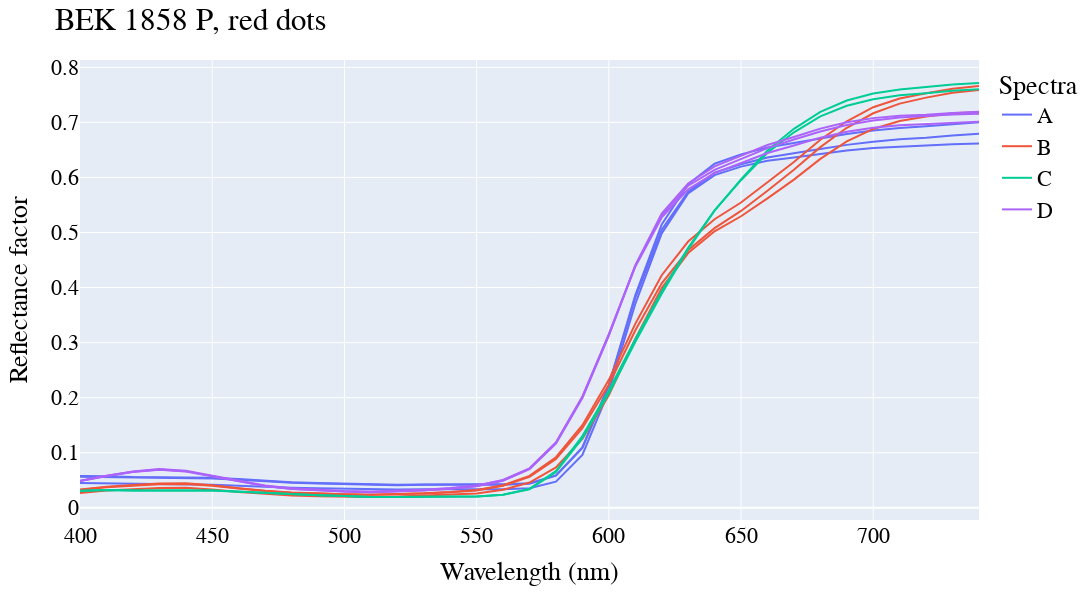

Notebook code for this chart:
### Code cell
fig = px.line(df_RS_reds.sort_values(by=['spectra','groups','wl']), x ='wl',y='sp', line_group='groups', color='spectra') # 

fig.update_layout(
    autosize=False,
    width=1200,
    height=600,
    title="BEK 1858 P, red dots",
    xaxis_title="Wavelength (nm)",
    yaxis_title="Reflectance factor",
    legend_title="Spectra",
    font=dict(
        family="Droid Serif",
        size=22,
        color="Black"
    )
)

fig.show()

### Figure 1 — Plotly figure (JSON) as saved in the notebook; plotly's stock layout.template omitted (floating-point values rounded to 4 significant figures)
{"data": [{"hovertemplate": "spectra=A<br>groups=02<br>wl=%{x}<br>sp=%{y}<extra></extra>", "legendgroup": "A", "line": {"color": "#636efa", "dash": "solid"}, "marker": {"symbol": "circle"}, "mode": "lines", "name": "A", "orientation": "v", "showlegend": true, "type": "scatter", "x": [400, 410, 420, 430, 440, 450, 460, 470, 480, 490, 500, 510, 520, 530, 540, 550, 560, 570, 580, 590, 600, 610, 620, 630, 640, 650, 660, 670, 680, 690, 700, 710, 720, 730, 740], "xaxis": "x", "y": [0.045, 0.0445, 0.043, 0.0427, 0.043, 0.0419, 0.0401, 0.0377, 0.0362, 0.0352, 0.0342, 0.0329, 0.0329, 0.0336, 0.0339, 0.0333, 0.0337, 0.0354, 0.0473, 0.0961, 0.2117, 0.3702, 0.4985, 0.5708, 0.6043, 0.6197, 0.6305, 0.6363, 0.6429, 0.6488, 0.6536, 0.6563, 0.658, 0.6604, 0.6615], "yaxis": "y"}, {"hovertemplate": "spectra=A<br>groups=15<br>wl=%{x}<br>sp=%{y}<extra></extra>", "legendgroup": "A", "line": {"color": "#636efa", "dash": "solid"}, "marker": {"symbol": "circle"}, "mode": "lines", "name": "A", "orientation": "v", "showlegend": false, "type": "scatter", "x": [400, 410, 420, 430, 440, 450, 460, 470, 480, 490, 500, 510, 520, 530, 540, 550, 560, 570, 580, 590, 600, 610, 620, 630, 640, 650, 660, 670, 680, 690, 700, 710, 720, 730, 740], "xaxis": "x", "y": [0.0562, 0.0558, 0.0544, 0.0543, 0.0546, 0.0533, 0.0509, 0.048, 0.0456, 0.0439, 0.0428, 0.041, 0.0408, 0.0416, 0.0422, 0.0416, 0.0418, 0.0437, 0.0582, 0.1085, 0.2222, 0.3814, 0.5051, 0.5739, 0.6088, 0.6241, 0.6362, 0.6434, 0.6517, 0.6592, 0.665, 0.6692, 0.672, 0.6764, 0.6794], "yaxis": "y"}, {"hovertemplate": "spectra=A<br>groups=16<br>wl=%{x}<br>sp=%{y}<extra></extra>", "legendgroup": "A", "line": {"color": "#636efa", "dash": "solid"}, "marker": {"symbol": "circle"}, "mode": "lines", "name": "A", "orientation": "v", "showlegend": false, "type": "scatter", "x": [400, 410, 420, 430, 440, 450, 460, 470, 480, 490, 500, 510, 520, 530, 540, 550, 560, 570, 580, 590, 600, 610, 620, 630, 640, 650, 660, 670, 680, 690, 700, 710, 720, 730, 740], "xaxis": "x", "y": [0.0577, 0.0574, 0.0557, 0.0555, 0.0558, 0.0544, 0.0521, 0.0491, 0.0465, 0.0449, 0.0437, 0.042, 0.0417, 0.0424, 0.043, 0.0425, 0.0425, 0.0445, 0.0587, 0.1094, 0.2232, 0.3859, 0.5148, 0.5878, 0.625, 0.6419, 0.6545, 0.6622, 0.6708, 0.6789, 0.6851, 0.6898, 0.693, 0.6972, 0.7005], "yaxis": "y"}, {"hovertemplate": "spectra=B<br>groups=03<br>wl=%{x}<br>sp=%{y}<extra></extra>", "legendgroup": "B", "line": {"color": "#EF553B", "dash": "solid"}, "marker": {"symbol": "circle"}, "mode": "lines", "name": "B", "orientation": "v", "showlegend": true, "type": "scatter", "x": [400, 410, 420, 430, 440, 450, 460, 470, 480, 490, 500, 510, 520, 530, 540, 550, 560, 570, 580, 590, 600, 610, 620, 630, 640, 650, 660, 670, 680, 690, 700, 710, 720, 730, 740], "xaxis": "x", "y": [0.0322, 0.037, 0.0401, 0.0427, 0.0431, 0.0399, 0.0348, 0.0303, 0.0272, 0.0253, 0.0243, 0.0236, 0.0244, 0.0259, 0.028, 0.0314, 0.0399, 0.056, 0.0884, 0.1444, 0.2234, 0.3219, 0.4077, 0.4677, 0.5079, 0.5392, 0.5759, 0.6139, 0.6551, 0.6902, 0.7166, 0.7341, 0.745, 0.7538, 0.7591], "yaxis": "y"}, {"hovertemplate": "spectra=B<br>groups=05<br>wl=%{x}<br>sp=%{y}<extra></extra>", "legendgroup": "B", "line": {"color": "#EF553B", "dash": "solid"}, "marker": {"symbol": "circle"}, "mode": "lines", "name": "B", "orientation": "v", "showlegend": false, "type": "scatter", "x": [400, 410, 420, 430, 440, 450, 460, 470, 480, 490, 500, 510, 520, 530, 540, 550, 560, 570, 580, 590, 600, 610, 620, 630, 640, 650, 660, 670, 680, 690, 700, 710, 720, 730, 740], "xaxis": "x", "y": [0.0269, 0.0312, 0.0338, 0.036, 0.0363, 0.0332, 0.0286, 0.0248, 0.0223, 0.0209, 0.0202, 0.0197, 0.0205, 0.0219, 0.0236, 0.026, 0.0327, 0.0457, 0.0732, 0.1252, 0.2042, 0.3065, 0.399, 0.4627, 0.5022, 0.5295, 0.5621, 0.596, 0.6337, 0.6654, 0.6881, 0.7027, 0.7107, 0.7165, 0.7188], "yaxis": "y"}, {"hovertemplate": "spectra=B<br>groups=07<br>wl=%{x}<br>sp=%{y}<extra></extra>", "legendgroup": "B", "line": {"color": "#EF553B", "dash": "solid"}, "marker": {"symbol": "circle"}, "mode": "lines", "name": "B", "orientation": "v", "showlegend": false, "type": "scatter", "x": [400, 410, 420, 430, 440, 450, 460, 470, 480, 490, 500, 510, 520, 530, 540, 550, 560, 570, 580, 590, 600, 610, 620, 630, 640, 650, 660, 670, 680, 690, 700, 710, 720, 730, 740], "xaxis": "x", "y": [0.033, 0.0379, 0.0414, 0.044, 0.0444, 0.0409, 0.0355, 0.0308, 0.0275, 0.0256, 0.0245, 0.0237, 0.0246, 0.0262, 0.0286, 0.0321, 0.0409, 0.0579, 0.0917, 0.1499, 0.2324, 0.334, 0.4224, 0.4836, 0.5241, 0.5545, 0.5912, 0.6282, 0.6686, 0.7021, 0.7276, 0.7434, 0.753, 0.7612, 0.766], "yaxis": "y"}, {"hovertemplate": "spectra=C<br>groups=09<br>wl=%{x}<br>sp=%{y}<extra></extra>", "legendgroup": "C", "line": {"color": "#00cc96", "dash": "solid"}, "marker": {"symbol": "circle"}, "mode": "lines", "name": "C", "orientation": "v", "showlegend": true, "type": "scatter", "x": [400, 410, 420, 430, 440, 450, 460, 470, 480, 490, 500, 510, 520, 530, 540, 550, 560, 570, 580, 590, 600, 610, 620, 630, 640, 650, 660, 670, 680, 690, 700, 710, 720, 730, 740], "xaxis": "x", "y": [0.0308, 0.0323, 0.0314, 0.0315, 0.0322, 0.0315, 0.0295, 0.0269, 0.0246, 0.0228, 0.0211, 0.0195, 0.0197, 0.0203, 0.0204, 0.0204, 0.0236, 0.0342, 0.0666, 0.1302, 0.2129, 0.3061, 0.3931, 0.472, 0.5403, 0.595, 0.6448, 0.682, 0.7111, 0.7302, 0.7422, 0.7492, 0.7532, 0.7576, 0.7603], "yaxis": "y"}, {"hovertemplate": "spectra=C<br>groups=11<br>wl=%{x}<br>sp=%{y}<extra></extra>", "legendgroup": "C", "line": {"color": "#00cc96", "dash": "solid"}, "marker": {"symbol": "circle"}, "mode": "lines", "name": "C", "orientation": "v", "showlegend": false, "type": "scatter", "x": [400, 410, 420, 430, 440, 450, 460, 470, 480, 490, 500, 510, 520, 530, 540, 550, 560, 570, 580, 590, 600, 610, 620, 630, 640, 650, 660, 670, 680, 690, 700, 710, 720, 730, 740], "xaxis": "x", "y": [0.0305, 0.032, 0.0311, 0.0313, 0.0319, 0.0311, 0.0292, 0.0267, 0.0243, 0.0227, 0.0211, 0.0196, 0.0197, 0.0204, 0.0205, 0.0204, 0.0235, 0.0335, 0.065, 0.1264, 0.2077, 0.301, 0.3886, 0.4694, 0.5399, 0.5966, 0.6491, 0.6884, 0.7193, 0.7398, 0.7524, 0.7597, 0.7638, 0.769, 0.7716], "yaxis": "y"}, {"hovertemplate": "spectra=D<br>groups=01<br>wl=%{x}<br>sp=%{y}<extra></extra>", "legendgroup": "D", "line": {"color": "#ab63fa", "dash": "solid"}, "marker": {"symbol": "circle"}, "mode": "lines", "name": "D", "orientation": "v", "showlegend": true, "type": "scatter", "x": [400, 410, 420, 430, 440, 450, 460, 470, 480, 490, 500, 510, 520, 530, 540, 550, 560, 570, 580, 590, 600, 610, 620, 630, 640, 650, 660, 670, 680, 690, 700, 710, 720, 730, 740], "xaxis": "x", "y": [0.0488, 0.0583, 0.0659, 0.0702, 0.0674, 0.0584, 0.0486, 0.0405, 0.0354, 0.0324, 0.0305, 0.0294, 0.0304, 0.0326, 0.0358, 0.0404, 0.0506, 0.0716, 0.1181, 0.2014, 0.3153, 0.4395, 0.5314, 0.5851, 0.6138, 0.6341, 0.6533, 0.6689, 0.6836, 0.6952, 0.7036, 0.7088, 0.712, 0.7146, 0.7159], "yaxis": "y"}, {"hovertemplate": "spectra=D<br>groups=13<br>wl=%{x}<br>sp=%{y}<extra></extra>", "legendgroup": "D", "line": {"color": "#ab63fa", "dash": "solid"}, "marker": {"symbol": "circle"}, "mode": "lines", "name": "D", "orientation": "v", "showlegend": false, "type": "scatter", "x": [400, 410, 420, 430, 440, 450, 460, 470, 480, 490, 500, 510, 520, 530, 540, 550, 560, 570, 580, 590, 600, 610, 620, 630, 640, 650, 660, 670, 680, 690, 700, 710, 720, 730, 740], "xaxis": "x", "y": [0.0484, 0.0578, 0.0652, 0.0694, 0.0665, 0.0573, 0.0474, 0.0396, 0.0343, 0.0312, 0.0294, 0.0282, 0.0292, 0.0314, 0.0347, 0.0392, 0.0491, 0.07, 0.1165, 0.1993, 0.3128, 0.4403, 0.5344, 0.5892, 0.6202, 0.6394, 0.6589, 0.6735, 0.6887, 0.7002, 0.7078, 0.7122, 0.714, 0.7172, 0.7192], "yaxis": "y"}, {"hovertemplate": "spectra=D<br>groups=14<br>wl=%{x}<br>sp=%{y}<extra></extra>", "legendgroup": "D", "line": {"color": "#ab63fa", "dash": "solid"}, "marker": {"symbol": "circle"}, "mode": "lines", "name": "D", "orientation": "v", "showlegend": false, "type": "scatter", "x": [400, 410, 420, 430, 440, 450, 460, 470, 480, 490, 500, 510, 520, 530, 540, 550, 560, 570, 580, 590, 600, 610, 620, 630, 640, 650, 660, 670, 680, 690, 700, 710, 720, 730, 740], "xaxis": "x", "y": [0.0484, 0.0576, 0.0648, 0.0689, 0.0659, 0.057, 0.0472, 0.0395, 0.0342, 0.0312, 0.0294, 0.0283, 0.0293, 0.0316, 0.035, 0.0396, 0.0499, 0.0712, 0.1184, 0.2017, 0.3142, 0.4379, 0.5274, 0.5786, 0.608, 0.626, 0.6445, 0.658, 0.6723, 0.6831, 0.6903, 0.6947, 0.6968, 0.6999, 0.7014], "yaxis": "y"}], "layout": {"autosize": false, "font": {"color": "Black", "family": "Droid Serif", "size": 22}, "height": 600, "legend": {"title": {"text": "Spectra"}, "tracegroupgap": 0}, "margin": {"t": 60}, "title": {"text": "BEK 1858 P, red dots"}, "width": 1200, "xaxis": {"anchor": "y", "autorange": true, "domain": [0, 1], "range": [400, 740], "title": {"text": "Wavelength (nm)"}, "type": "linear"}, "yaxis": {"anchor": "x", "autorange": true, "domain": [0, 1], "range": [-0.02228, 0.8134], "title": {"text": "Reflectance factor"}, "type": "linear"}}}
